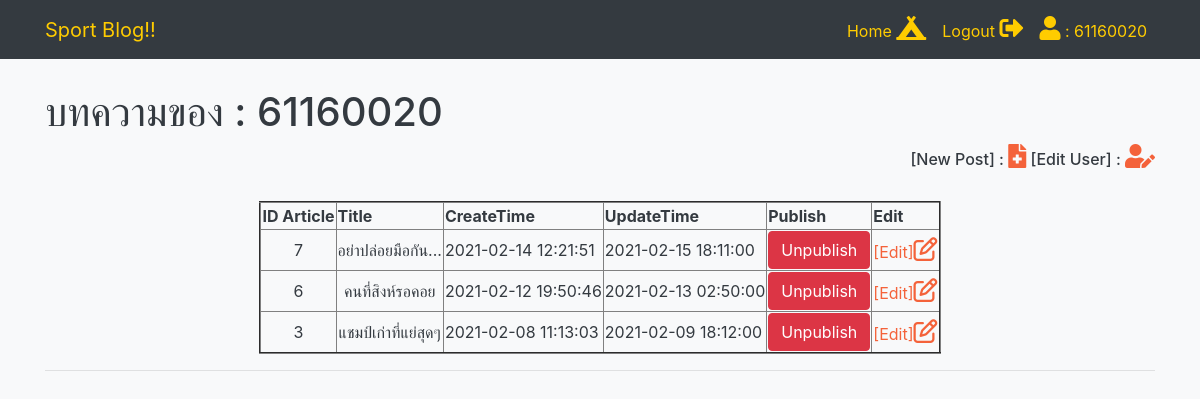
The app's page /sportblog/index2.php (signed in) with its own data.
### tables this page shows
CREATE TABLE `articles` (
  `id` int(11) NOT NULL COMMENT 'id บทความ',
  `title` varchar(255) NOT NULL COMMENT 'ชื่อบทความ',
  `body` text DEFAULT NULL COMMENT 'เนื้อหาบทความ',
  `create_ts` timestamp NOT NULL DEFAULT current_timestamp() COMMENT 'วันที่เวลาที่สร้างบทความ (auto เมื่อ insert บทความใหม่)',
  `authors_id` int(11) NOT NULL COMMENT 'รหัสผู้แต่ง',
  `updatetime` datetime DEFAULT NULL COMMENT 'วันที่ เวลา ที่ปรับปรุงบทความล่าสุด\nphp function -- date(''YYYY-mm-dd H:i:s'')',
  `publish_sts` char(1) NOT NULL DEFAULT 'N' COMMENT 'N = draft\nY = publish'
);

### sportblog/index2.php (the view, shortened to what this page needs)
<!DOCTYPE html>
<?php
$username = $_SESSION['username'];
?>
<html lang="en">
<head>
  <link rel="stylesheet" href="https://maxcdn.bootstrapcdn.com/bootstrap/4.4.1/css/bootstrap.min.css">
  <link href="vendor/fontawesome-free/css/all.min.css" rel="stylesheet" type="text/css">
  <link href="vendor/magnific-popup/magnific-popup.css" rel="stylesheet">
  <link href="css/creative.min.css" rel="stylesheet">
</head>
<body class="p-3 mb-2 bg-light text-dark">
<nav class="navbar navbar-expand-lg navbar-dark bg-dark fixed-top">
  <div class="container">
    <a class="navbar-brand"><font color="#FFCC00">Sport Blog!!</font></a>
    <div class="collapse navbar-collapse" id="navbarResponsive">
      <ul class="navbar-nav ml-auto">
      <li class="nav-item active">
          <a class="nav-link" href="index1.php"><font color="#FFCC00">Home <i class='fas fa-campground' style='font-size:24px'></font></i>
              </a>
        </li>
        <li class="nav-item">
          <a class="nav-link" href="logout.php"><font color="#FFCC00">Logout <i class='fas fa-sign-out-alt' style='font-size:24px'></font></i></a>
        </li>
        <li class="nav-item">
          <a class="nav-link" href="#"><font color="#FFCC00"><i class='fas fa-user' style='font-size:24px'></i> : <?php echo $_SESSION["username"]; ?></font></i></a>
        </li>
      </ul>
    </div>
  </div>
</nav>
    <div class="container">
    <br><br><br>
    <h1>บทความของ : <?php echo $_SESSION['username'];?> </h1>
    <h6 align='right'>[New  Post]   : <a href="newarticle.php"><i class="fas fa-file-medical" style="font-size:24px"></i></a>
     [Edit User] : <a href="editauthor.php"><i class='fas fa-user-edit' style='font-size:24px'></i></a></h6>
    <br>
      <?php
    require_once('connection.php');
    $mysqli = new mysqli($db_host, $db_user, $db_password, $db_name);
    $mysqli->set_charset("utf8");
    $sql = "SELECT ar.id, ar.title, ar.body, ar.create_ts, ar.updatetime, ar.publish_sts
            FROM articles as ar
            inner join authors as au
            on (ar.authors_id = au.id)
            where au.username = '$username'
            ORDER BY 5 Desc";
    $result = $mysqli->query($sql);
    if (!$result) {
            echo ("Error: ". $mysqli->error);
    } else {
    ?>
<center>
<table border='2'>
<tr>
<th>ID Article</th>
<th>Title</th>
<th>CreateTime</th>
<th>UpdateTime</th>
<th>Publish</th>
<th>Edit</th>
</tr>
<?php
    while($row = $result->fetch_object()){ ?>
    <tr>
        <td>
        <center><?php echo $row->id ?></center>
        </td>
        <td>
        <center><?php echo $row->title ?></center>
        </td>
        <td>
            <?php echo $row->create_ts ?>
        </td>
        <td>
            <?php echo $row->updatetime ?>
        </td>
        <td>
           <center> <?php
                    if ($row->publish_sts == 'Y'){
                    echo "<a href='publish.php?idY=$row->id'><button type='button' class='btn btn-danger'>Unpublish</button></a>";
                    }elseif($row->publish_sts == 'N') {
                    echo "<a href='publish.php?idN=$row->id'><button type='button' class='btn btn-success'>Publish</button></a>";
                    }; ?> </center>
        </td>
        <td>
            <div>
            <a href="editarticle.php?id=<?php echo $row->id?>">[Edit]<i class="fa fa-edit" style="font-size:24px"></i></a>
            </div>
        </td>
    </tr>
  <?php
          }
  ?>
  <?php
          }
  ?>
</table>
<hr />
</div>
</body>
</html>

### records on screen
articles: id "7", title "อย่าปล่อยมือกัน...", create_ts "2021-02-14 12:21:51", updatetime "2021-02-15 18:11:00"
articles: id "6", title "คนที่สิงห์รอคอย", create_ts "2021-02-12 19:50:46", updatetime "2021-02-13 02:50:00"
articles: id "3", title "แชมป์เก่าที่แย่สุดๆ", create_ts "2021-02-08 11:13:03", updatetime "2021-02-09 18:12:00"

### other values on screen
$_SESSION["username"] "61160020"
$_SESSION['username'] "61160020"
